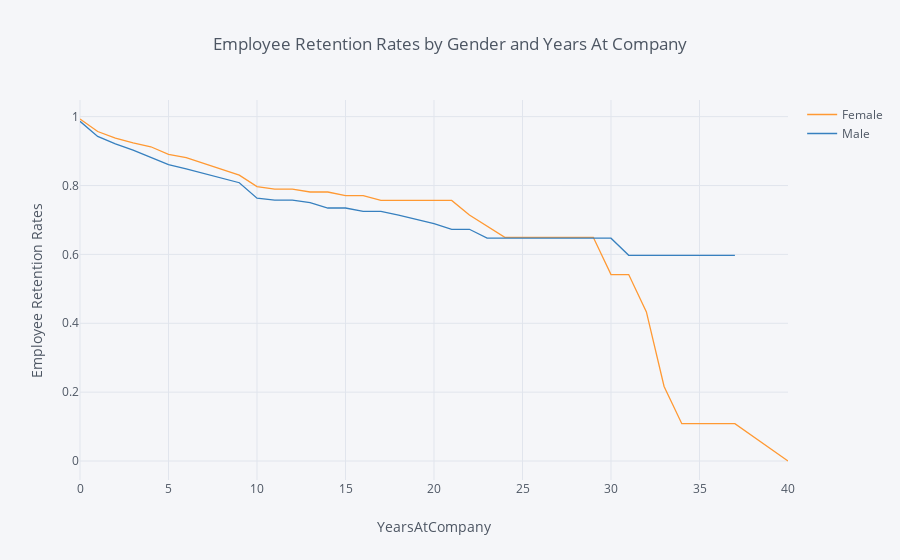

This figure's notebook cell:
### Markdown cell above
## 2. Compare the plot above with one that plots employee retention rates by gender over the number of years the employee has been working for the company.

### Code cell
rates = survival(data, 'Gender','YearsAtCompany', 'Attrition') 

rates.iplot(kind='line', xTitle='YearsAtCompany', yTitle='Employee Retention Rates',
            title='Employee Retention Rates by Gender and Years At Company')

# Podemos ver que la línea de Male se frena en seco porque se acaban los datos del dataset, 
# no es que sea un error.

### Figure 1 — Plotly figure (JSON) as saved in the notebook; plotly's stock layout.template omitted (floating-point values rounded to 4 significant figures)
{"data": [{"line": {"color": "rgba(255, 153, 51, 1.0)", "dash": "solid", "shape": "linear", "width": 1.3}, "mode": "lines", "name": "Female", "text": "", "type": "scatter", "uid": "1b8cf97e-b2d0-4bb9-8009-7b18088ac1b1", "x": [0, 1, 2, 3, 4, 5, 6, 7, 8, 9, 10, 11, 12, 13, 14, 15, 16, 17, 18, 19, 20, 21, 22, 23, 24, 25, 26, 27, 29, 30, 31, 32, 33, 34, 36, 37, 40], "y": [0.9932, 0.9568, 0.938, 0.9239, 0.9126, 0.8906, 0.8813, 0.8642, 0.8487, 0.8303, 0.7969, 0.7898, 0.7898, 0.7812, 0.7812, 0.7704, 0.7704, 0.7566, 0.7566, 0.7566, 0.7566, 0.7566, 0.7146, 0.6821, 0.6496, 0.6496, 0.6496, 0.6496, 0.6496, 0.5414, 0.5414, 0.4331, 0.2165, 0.1083, 0.1083, 0.1083, 0]}, {"line": {"color": "rgba(55, 128, 191, 1.0)", "dash": "solid", "shape": "linear", "width": 1.3}, "mode": "lines", "name": "Male", "text": "", "type": "scatter", "uid": "7c4a51d5-c00b-4589-9e2e-76419ea78454", "x": [0, 1, 2, 3, 4, 5, 6, 7, 8, 9, 10, 11, 12, 13, 14, 15, 16, 17, 18, 19, 20, 21, 22, 23, 24, 25, 26, 27, 29, 30, 31, 32, 33, 34, 36, 37, 40], "y": [0.9864, 0.9425, 0.921, 0.9029, 0.8815, 0.861, 0.8483, 0.8342, 0.8206, 0.8081, 0.7634, 0.7577, 0.7577, 0.7506, 0.7347, 0.7347, 0.725, 0.725, 0.714, 0.7021, 0.6894, 0.6729, 0.6729, 0.6471, 0.6471, 0.6471, 0.6471, 0.6471, 0.6471, 0.6471, 0.5973, 0.5973, 0.5973, 0.5973, 0.5973, 0.5973, ""]}], "layout": {"legend": {"bgcolor": "#F5F6F9", "font": {"color": "#4D5663"}}, "paper_bgcolor": "#F5F6F9", "plot_bgcolor": "#F5F6F9", "title": {"font": {"color": "#4D5663"}, "text": "Employee Retention Rates by Gender and Years At Company"}, "xaxis": {"gridcolor": "#E1E5ED", "showgrid": true, "tickfont": {"color": "#4D5663"}, "title": {"font": {"color": "#4D5663"}, "text": "YearsAtCompany"}, "zerolinecolor": "#E1E5ED"}, "yaxis": {"gridcolor": "#E1E5ED", "showgrid": true, "tickfont": {"color": "#4D5663"}, "title": {"font": {"color": "#4D5663"}, "text": "Employee Retention Rates"}, "zerolinecolor": "#E1E5ED"}}}
